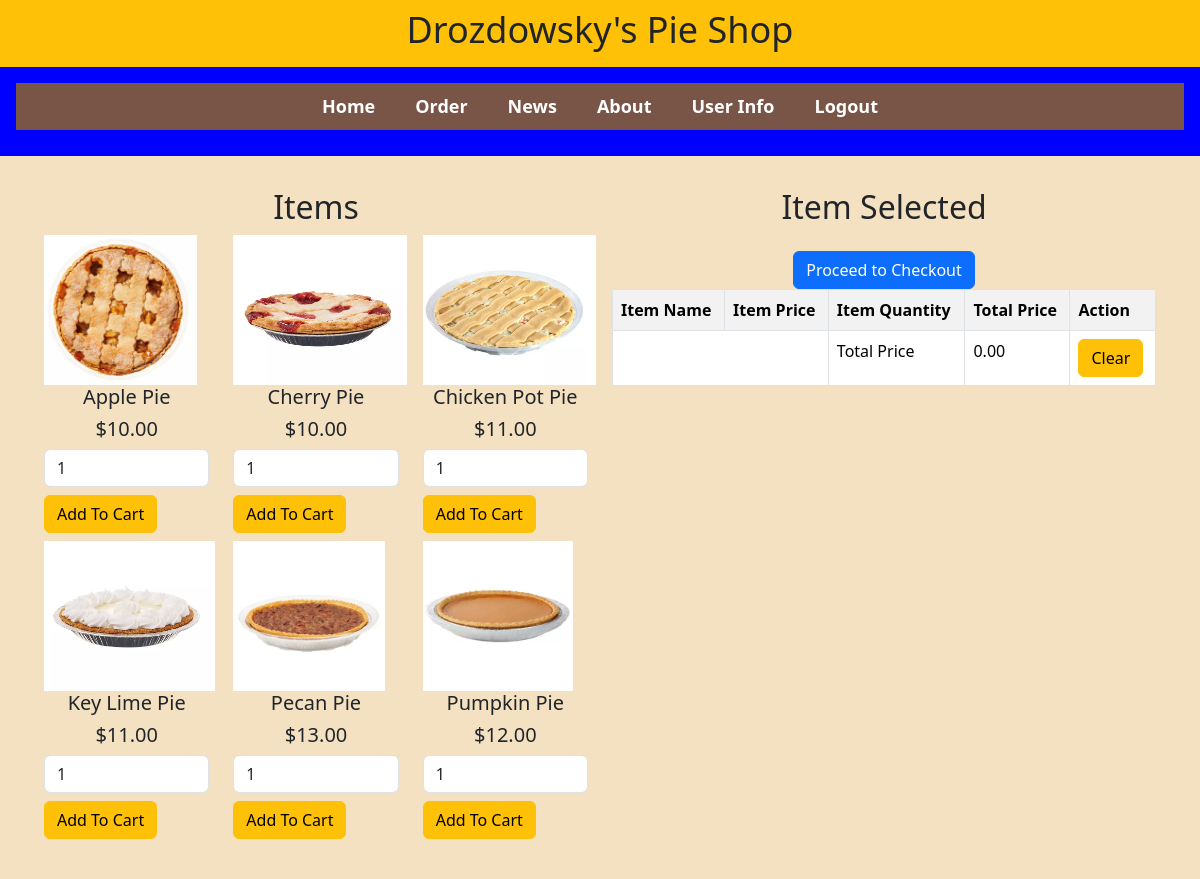
Page /shoppingcart.php (signed in) on the committed database.
### tables this page shows
CREATE TABLE `pies` (
  `id` int(11) NOT NULL,
  `name` varchar(50) DEFAULT NULL,
  `price` int(11) DEFAULT NULL,
  `image` varchar(255) DEFAULT NULL
);

### authentication.php (called while the page is built, shortened)
<?php
class AuthPDO {
    private $pdo;
    public function __construct()
    {
        try {
            $dsn = "mysql:host=localhost;dbname=restaurant;port=8889";
            $db_username = "root";
            $db_password = "root";
            $this->pdo = new PDO ($dsn, $db_username, $db_password);
        $this->pdo->setAttribute(PDO::ATTR_ERRMODE, PDO::ERRMODE_EXCEPTION);
    } catch (PDOException $e) {
        die("Database connection failed: ". $e->getMessage());
}
    }
    public function getConnection() {
        return $this->pdo;
    }
}

### shoppingcart.php (the view, shortened to what this page needs)
<?php
require_once "authentication.php";
$auth = new AuthPDO();
$query = "SELECT * FROM pies";
$stmt = $auth->getConnection()->prepare($query);
$stmt->execute();
$result = $stmt->fetchAll(PDO::FETCH_ASSOC);
?>
<!DOCTYPE html>
<html lang = "en">
    <head>
    <link rel="stylesheet" href="https://cdn.jsdelivr.net/npm/bootstrap@5.3.3/dist/css/bootstrap.min.css">
    </head>
    <header class="my-header">
        <h1>Drozdowsky's Pie Shop</h1>
    </header>
    <nav class ="mypadding">
        <ul class = "jeremy">
    <li><a href="main.php">Home</a></li>
  <li><a href="shoppingcart.php">Order</a></li>
  <li><a href="news.php">News</a></li>
  <li><a href="about.php">About</a></li>
  <li><a href="editview.php">User Info</a></li>
  <li><a href="logout.php">Logout</a></li>
</ul>
        </nav>
    <body>
        <main>
        <div class = "container-fluid">
            <div class = "col-md-12">
                <div class="row">
                    <div class="col-md-6">
                        <h2 class = "text-center">Items</h2>
                        <div class="col-md-12">
                            <div class ="row">
                        <?php foreach ($result as $row): ?>
                            <div class="col-md-4">
                                <form method="POST" action="shoppingcart.php">
                                <img src="img/<?= htmlspecialchars($row['image']) ?>" style="height: 150px;">
                                <h5 class="text-center"><?= htmlspecialchars($row['name']) ?></h5>
                                <h5 class="text-center">$<?= number_format($row['price'], 2) ?></h5>
                                <input type ="number" name="quantity" value="1" min="1" max ="10" class="form-control">
                                <input type ="submit" name="add_to_cart" class="btn btn-warning btn-block my-2" value="Add To Cart">
                                </form>
                            </div>
                                <?php endforeach; ?>
                                </div>
                                </div>
                    </div>
                    <div class ="col-md-6">
                        <h2 class="text-center">Item Selected</h2>
                        <?php
                        $total = 0;
                        $output = "";
                        $output .= "
                        <table class ='table table-bordered table-striped'>
                        <tr>
                        <th>Item Name</th>
                        <th>Item Price</th>
                        <th>Item Quantity</th>
                        <th>Total Price</th>
                        <th>Action</th>
                        </tr>
                        ";
                        $output .= "
                        <tr>
                        <td colspan='2'></td>
                        <td></b>Total Price</b></td>
                        <td>".number_format($total,2)."</td>
                        <td>
                        <a href='shoppingcart.php?action=clearall'>
                        <button class ='btn btn-warning'>Clear</button>
                        </a>
                        </td>
                        </tr>
                        ";
                        echo $output;
                        ?>
                    </div>
                </div>
            </div>
        </div>
        <div class="text-center mt-4">
    <a href="checkout.php" class="btn btn-primary">Proceed to Checkout</a>
</div>
        </main>
    </body>
</html>

### shoppingcart.php (style rules this page uses)
.my-header { display: block; padding: 8px; text-align: center; background-color: #ffc107; }
.jeremy { list-style-type: none; margin: 0; padding: 0; display: flex; justify-content: center; background-color: #795548; }
.jeremy li { padding: 10px 20px; }
.jeremy a { text-decoration: none; color: white; font-weight: bold; font-size: 18px; }
.mypadding { padding: 16px; }
h1 { font-size: 36px; }
main { max-width: 5000px; margin: auto; margin-top: 10px; padding: 32px; background-color: #f4e1c1; }
body { background-color: blue; }

### rows in the picture
pies: image (picture), name "Apple Pie", price "10.00"
pies: image (picture), name "Cherry Pie", price "10.00"
pies: image (picture), name "Chicken Pot Pie", price "11.00"
pies: image (picture), name "Key Lime Pie", price "11.00"
pies: image (picture), name "Pecan Pie", price "13.00"
pies: image (picture), name "Pumpkin Pie", price "12.00"

### other values in the picture
$total "0.00"
